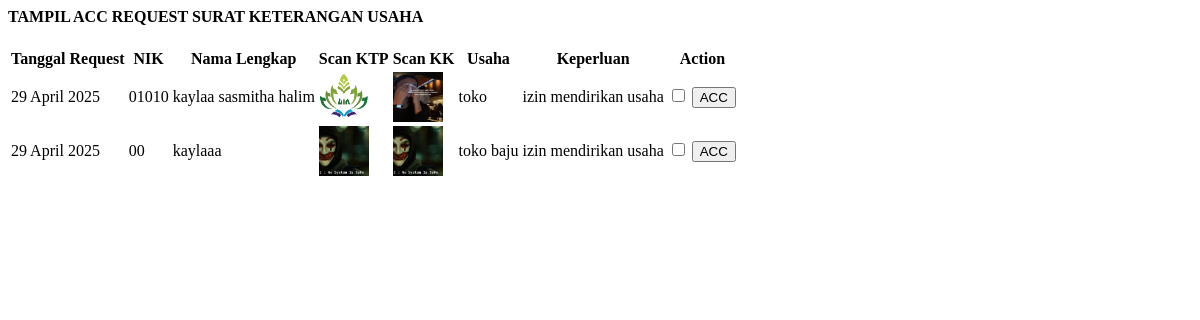
The app's page /demo1/acc_sku.php with its own data.
### tables this page shows
CREATE TABLE `data_request_sku` (
  `id_request_sku` int(11) NOT NULL,
  `nik` varchar(16) NOT NULL,
  `tanggal_request` timestamp NOT NULL DEFAULT current_timestamp(),
  `scan_ktp` text NOT NULL,
  `scan_kk` text NOT NULL,
  `usaha` varchar(30) NOT NULL,
  `keperluan` varchar(30) NOT NULL,
  `keterangan` varchar(50) NOT NULL DEFAULT 'Data sedang diperiksa oleh Staf',
  `request` varchar(20) NOT NULL DEFAULT 'USAHA',
  `status` int(11) NOT NULL DEFAULT 0,
  `acc` date NOT NULL
);

CREATE TABLE `data_user` (
  `nik` varchar(16) NOT NULL,
  `password` varchar(225) NOT NULL,
  `hak_akses` varchar(225) NOT NULL,
  `nama` varchar(30) NOT NULL,
  `tanggal_lahir` date NOT NULL,
  `tempat_lahir` varchar(30) NOT NULL,
  `jekel` varchar(20) NOT NULL,
  `agama` varchar(20) NOT NULL,
  `alamat` text NOT NULL,
  `telepon` varchar(13) NOT NULL,
  `status_warga` varchar(30) NOT NULL,
  `nm_ayah` varchar(35) NOT NULL,
  `nm_ibu` varchar(35) NOT NULL,
  `pekerjaan` varchar(35) NOT NULL,
  `pk_ayah` varchar(35) NOT NULL,
  `pk_ibu` varchar(35) NOT NULL,
  `kawin` varchar(20) NOT NULL,
  `password_hash` varchar(250) NOT NULL
);

### demo1/acc_sku.php (the view, shortened to what this page needs)
<?php include('../koneksi/konek1.php'); ?>
<link href="css/sweetalert.css" rel="stylesheet" type="text/css">
<div class="page-inner">
	<div class="row">
		<div class="col-md-12">
			<div class="card">
				<div class="card-header">
					<div class="d-flex align-items-center">
						<h4 class="fw-bold text-uppercase">TAMPIL ACC REQUEST SURAT KETERANGAN USAHA</h4>
					</div>
				</div>
				<div class="card-body">
					<form method="POST">
						<div class="table-responsive">
							<table id="add2" class="display table table-striped table-hover">
								<thead>
									<tr>
										<th>Tanggal Request</th>
										<th>NIK</th>
										<th>Nama Lengkap</th>
										<th>Scan KTP</th>
										<th>Scan KK</th>
										<th>Usaha</th>
										<th>Keperluan</th>
										<th style="width: 10%">Action</th>
									</tr>
								</thead>
								<tbody>
									<?php
									$sql = "SELECT * FROM data_request_sku natural join data_user where status=0";
									$query = mysqli_query($konek1, $sql);
									while ($data = mysqli_fetch_array($query, MYSQLI_BOTH)) {
										$tgl = $data['tanggal_request'];
										$format = date('d F Y', strtotime($tgl));
										$nik = $data['nik'];
										$nama = $data['nama'];
										$ktp = $data['scan_ktp'];
										$kk = $data['scan_kk'];
										$usaha  = $data['usaha'];
										$keperluan = $data['keperluan'];
										$id_request_sku = $data['id_request_sku'];
									?>
										<tr>
											<td><?php echo $format; ?></td>
											<td><?php echo $nik; ?></td>
											<td><?php echo $nama; ?></td>
											<td><img src="../dataFoto/scan_ktp/<?php echo $ktp; ?>" width="50" height="50" alt=""></td>
											<td><img src="../dataFoto/scan_kk/<?php echo $kk; ?>" width="50" height="50" alt=""></td>
											<td><?php echo $usaha; ?></td>
											<td><?php echo $keperluan; ?></td>
											<td>
												<input type="checkbox" name="check[$i]" value="<?php echo $id_request_sku; ?>">
												<input type="submit" name="acc" class="btn btn-primary btn-sm" value="ACC">
											</td>
										</tr>
									<?php
									}
									?>
								</tbody>
							</table>
						</div>
					</form>
				</div>
			</div>
		</div>
	</div>
</div>

### records on screen
data_request_sku: tanggal_request "29 April 2025", nik "01010", nik.nama "kaylaa sasmitha halim", scan_ktp (picture), scan_kk (picture), usaha "toko", keperluan "izin mendirikan usaha"
data_request_sku: tanggal_request "29 April 2025", nik "00", nik.nama "kaylaaa", scan_ktp (picture), scan_kk (picture), usaha "toko baju", keperluan "izin mendirikan usaha"
